Frame 1 (no input): blank canvas, image omitted
Frame 60 (the mouse pressed at the canvas centre just before this capture): blank canvas, image omitted
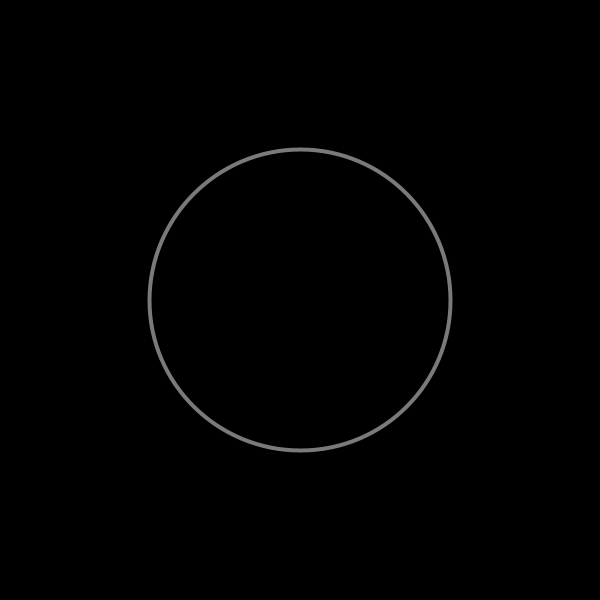
Frame 120 (the mouse held since frame 60 and released just before this capture)

The Processing sketch whose frames 1 and 60 were blank and that drew this single picture after the mouse press (run headless with seeded random() and noise(); from frame 60 on, the mouse is pressed at the canvas centre):

// Processing sketch: shouldaPutARingOnIt
// ── shouldaPutARingOnIt.pde


Ring[] rings; // Declare the array
int numRings = 100;
int currentRing = 0; 
boolean rand=false;

void setup() {
  size(600, 600);
  rings = new Ring[numRings]; // Create the array
  for (int i = 0; i < rings.length; i++) {
    rings[i] = new Ring(); // Create each object
  }
  //fullScreen();
}
void draw() {
  background(0);
  for (int i = 0; i < rings.length; i++) {
    rings[i].grow();
    rings[i].display();
  }
}
// Click to create a new Ring
void mousePressed() {
  rings[currentRing].start(mouseX, mouseY);
  currentRing++;
  if (currentRing >= numRings) {
    currentRing = 0;
  }
}
void mouseDragged() { // Move black circle
  mousePressed();
}
void keyPressed() {
  if (key == ' ') {
    background(0);
    for (int i =0;i<rings.length;i++){
      rings[i].on=false;
    }
  } else if (key == 'r'){
    rand = !rand;
  }
}
class Ring {
  float x, y;          // X-coordinate, y-coordinate
  float diameter;      // Diameter of the ring
  boolean on = false;  // Turns the display on and off
  float rate;

  void start(float xpos, float ypos) {
    x = xpos;
    y = ypos; 
    rate = random(1,50);
    diameter = 1;
    on = true;
  }
  
  void grow() {
    if (on == true) {
      if(rand) diameter += 0.5*rate;
      else diameter += 5;
      if (diameter > width+200 && diameter >height+200) {
        on = false;
       diameter = 1;
      }
    }
  }

  void display() {
    if (on == true) {
      noFill();
      strokeWeight(4);
      stroke(204, 153);
      ellipse(x, y, diameter, diameter);
    }
  }
}
